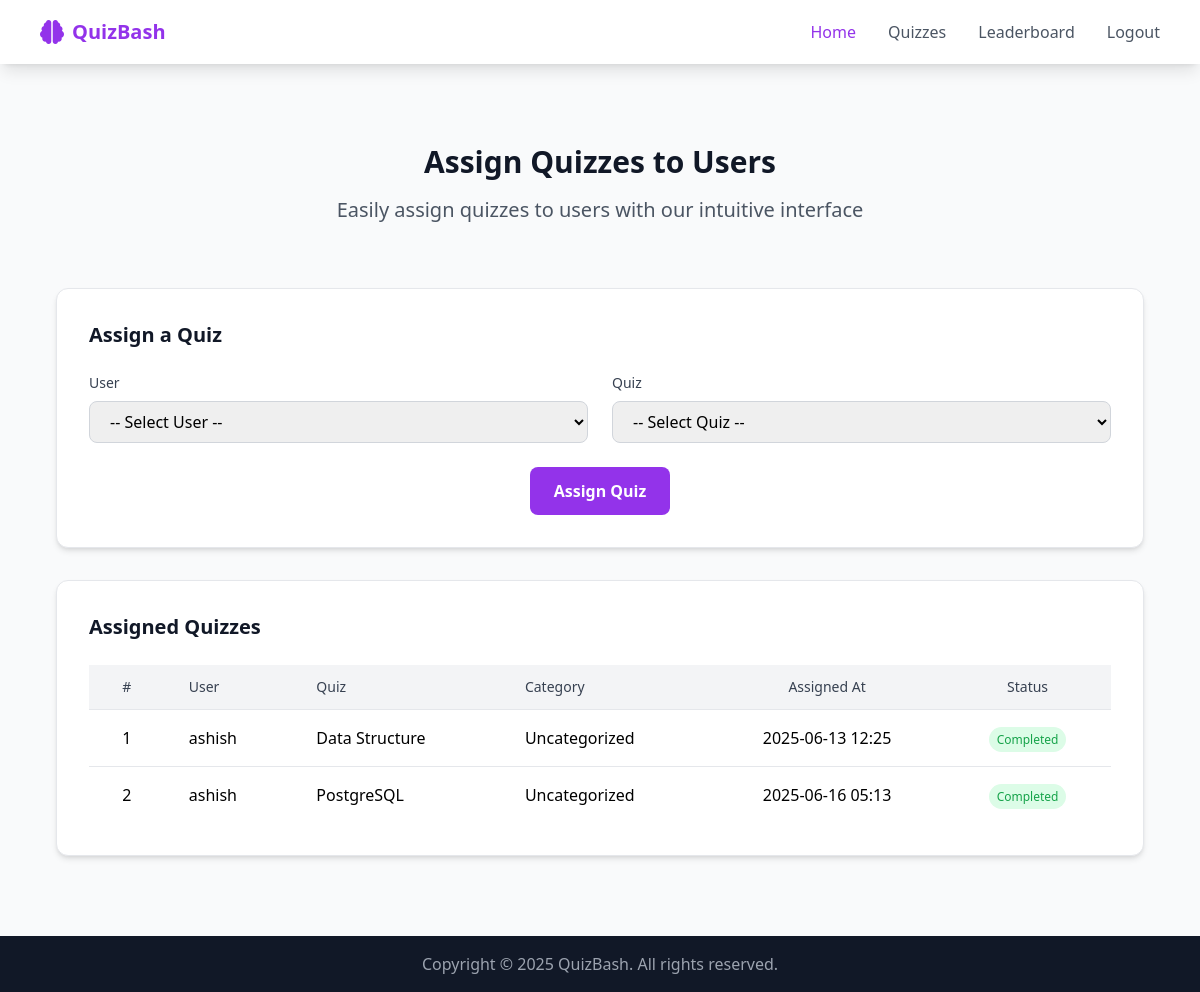
Page /assign/ (signed in) on the committed database.
### quiz/models.py (models this page shows, shortened)
class AssignedQuiz(models.Model):
    quiz = models.ForeignKey(Quiz, on_delete=models.CASCADE)
    user = models.ForeignKey(User, on_delete=models.CASCADE)
    assigned_at = models.DateTimeField(auto_now_add=True)
    completed = models.BooleanField(default=False)
    score = models.IntegerField(null=True, blank=True)
    class Meta:
        unique_together = ("quiz", "user")

class Quiz(models.Model):
    title = models.CharField(max_length=255)
    description = models.TextField(blank=True)
    time_limit = models.IntegerField(help_text="Time limit in seconds")
    category = models.ForeignKey(
        Category, on_delete=models.SET_NULL, null=True, blank=True
    )

### quiz/views.py (the view)
# urls.py: path("assign/", views.assign_quiz_view, name="assign_quiz"),
@login_required
def assign_quiz_view(request):
    users = User.objects.all()
    quizzes = Quiz.objects.all()
    if request.method == "POST":
        user_id = request.POST.get("user_id")
        quiz_id = request.POST.get("quiz_id")
        if user_id and quiz_id:
            AssignedQuiz.objects.get_or_create(user_id=user_id, quiz_id=quiz_id)
        return redirect("assign_quiz")
    assignments = AssignedQuiz.objects.select_related("user", "quiz")
    return render(
        request,
        "quiz/assign_quiz.html",
        {
            "users": users,
            "quizzes": quizzes,
            "assignments": assignments,
        },
    )

### quiz/templates/quiz/assign_quiz.html (shortened to what this page needs)
{% extends "quiz/base.html" %}
{% block content %}
<section class="py-20 bg-gray-50">
    <div class="max-w-6xl mx-auto px-4 sm:px-6 lg:px-8">
        <div class="text-center mb-16">
            <h2 class="text-3xl font-bold text-gray-900 mb-4">Assign Quizzes to Users</h2>
            <p class="text-xl text-gray-600">Easily assign quizzes to users with our intuitive interface</p>
        </div>
        <div class="bg-white rounded-xl shadow-md p-8 mb-8 border border-gray-200 hover:shadow-lg transition duration-300">
            <h3 class="text-xl font-bold text-gray-900 mb-6">Assign a Quiz</h3>
            <form method="post" class="space-y-6">
                <div class="grid md:grid-cols-2 gap-6">
                    <div>
                        <label for="user_id" class="block text-sm font-medium text-gray-700 mb-2">User</label>
                        <select name="user_id" id="user_id" class="w-full px-4 py-2 border border-gray-300 rounded-lg focus:ring-purple-600 focus:border-purple-600" required>
                            <option value="">-- Select User --</option>
                        </select>
                    </div>
                    <div>
                        <label for="quiz_id" class="block text-sm font-medium text-gray-700 mb-2">Quiz</label>
                        <select name="quiz_id" id="quiz_id" class="w-full px-4 py-2 border border-gray-300 rounded-lg focus:ring-purple-600 focus:border-purple-600" required>
                            <option value="">-- Select Quiz --</option>
                        </select>
                    </div>
                </div>
                <div class="text-center">
                    <button type="submit" class="px-6 py-3 bg-purple-600 text-white font-bold rounded-lg hover:bg-purple-700 transition duration-300">
                        Assign Quiz
                    </button>
                </div>
            </form>
        </div>
        <div class="bg-white rounded-xl shadow-md p-8 border border-gray-200">
            <h3 class="text-xl font-bold text-gray-900 mb-6">Assigned Quizzes</h3>
            <div class="overflow-x-auto">
                <table class="w-full text-left">
                    <thead class="bg-gray-100">
                        <tr>
                            <th class="px-6 py-3 text-sm font-medium text-gray-700 text-center">#</th>
                            <th class="px-6 py-3 text-sm font-medium text-gray-700">User</th>
                            <th class="px-6 py-3 text-sm font-medium text-gray-700">Quiz</th>
                            <th class="px-6 py-3 text-sm font-medium text-gray-700">Category</th>
                            <th class="px-6 py-3 text-sm font-medium text-gray-700 text-center">Assigned At</th>
                            <th class="px-6 py-3 text-sm font-medium text-gray-700 text-center">Status</th>
                        </tr>
                    </thead>
                    <tbody>
                        {% for item in assignments %}
                            <tr class="border-t border-gray-200">
                                <td class="px-6 py-4 text-center">{{ forloop.counter }}</td>
                                <td class="px-6 py-4">{{ item.user.get_full_name|default:item.user.username }}</td>
                                <td class="px-6 py-4">{{ item.quiz.title }}</td>
                                <td class="px-6 py-4">{{ item.quiz.category.name|default:"Uncategorized" }}</td>
                                <td class="px-6 py-4 text-center">{{ item.assigned_at|date:"Y-m-d H:i" }}</td>
                                <td class="px-6 py-4 text-center">
                                    {% if item.completed %}
                                        <span class="px-2 py-1 bg-green-100 text-green-600 rounded-full text-xs">Completed</span>
                                    {% else %}
                                        <span class="px-2 py-1 bg-yellow-100 text-yellow-600 rounded-full text-xs">Pending</span>
                                    {% endif %}
                                </td>
                            </tr>
                        {% empty %}
                            <tr>
                                <td colspan="6" class="px-6 py-4 text-center text-gray-500">No quiz assignments found.</td>
                            </tr>
                        {% endfor %}
                    </tbody>
                </table>
            </div>
        </div>
    </div>
</section>
{% endblock %}

### rows in the picture
AssignedQuiz: user.get_full_name "ashish", quiz "Data Structure", quiz.category.name "Uncategorized", assigned_at "2025-06-13 12:25", completed "Completed"
AssignedQuiz: user.get_full_name "ashish", quiz "PostgreSQL", quiz.category.name "Uncategorized", assigned_at "2025-06-16 05:13", completed "Completed"
